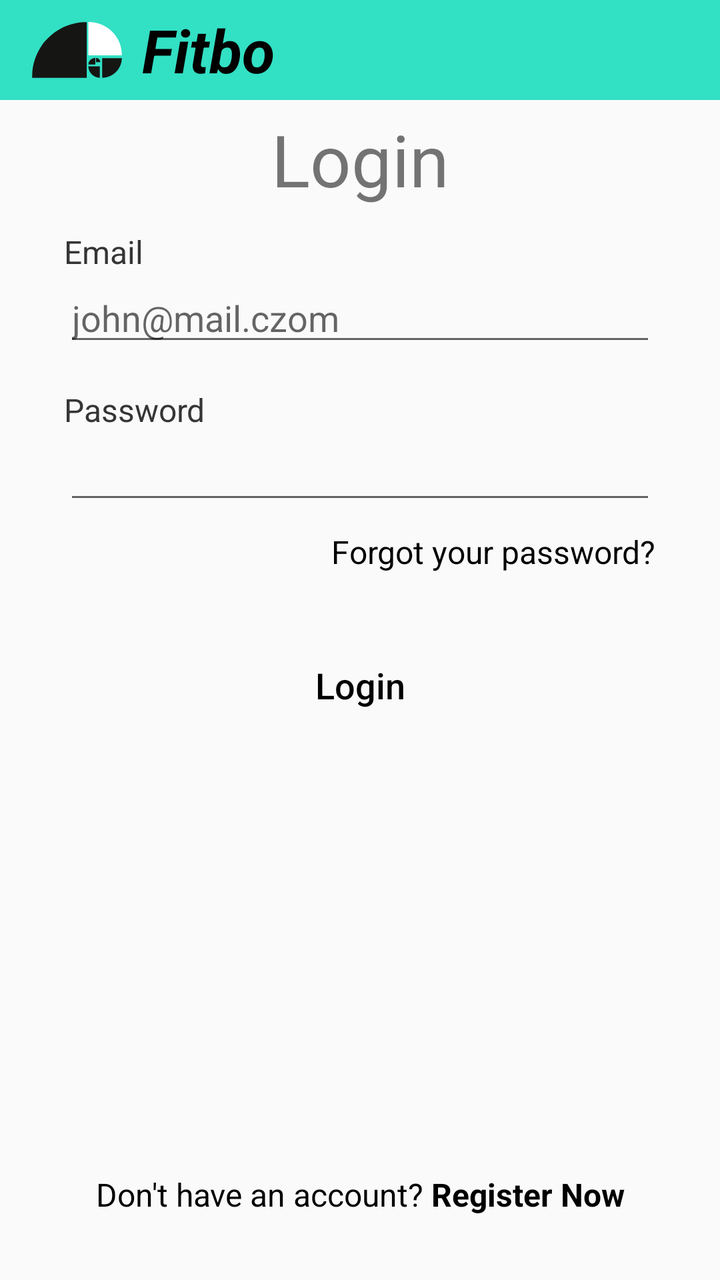
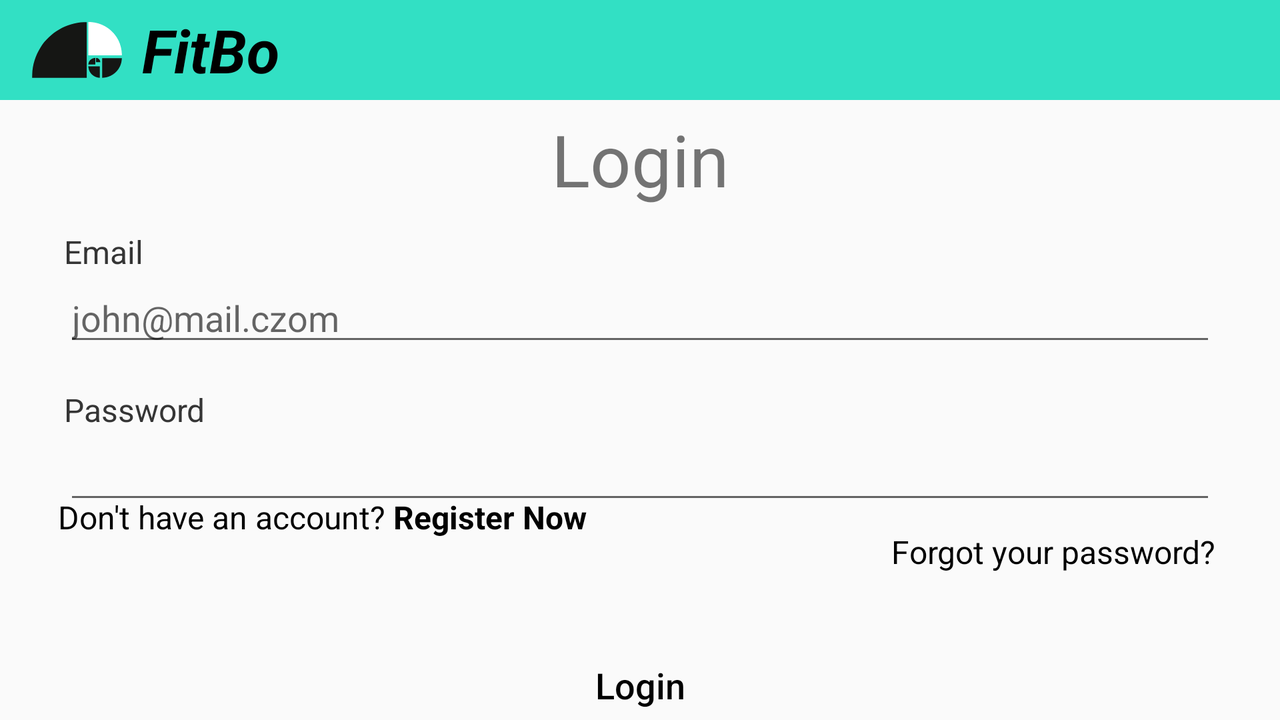

The same Android screen from two of the app's own layout files: first res/layout/ as a phone draws it, then the repository's variant for another configuration, drawn on a device whose configuration selects that folder. Both files follow.
<!-- AndroidManifest.xml: application theme Theme.HCIAPP -->
<!-- res/layout/fragment_login.xml -->
<?xml version="1.0" encoding="utf-8"?>
<androidx.constraintlayout.widget.ConstraintLayout xmlns:android="http://schemas.android.com/apk/res/android"
    xmlns:app="http://schemas.android.com/apk/res-auto"
    xmlns:tools="http://schemas.android.com/tools"
    android:layout_width="match_parent"
    android:layout_height="match_parent"
    tools:context=".ui.auth.LoginFragment"
    tools:layout="@layout/fragment_login">

    <com.google.android.material.appbar.AppBarLayout
        android:id="@+id/appBarLayout"
        android:layout_width="match_parent"
        android:layout_height="wrap_content"
        app:layout_constraintEnd_toEndOf="parent"
        app:layout_constraintStart_toStartOf="parent"
        app:layout_constraintTop_toTopOf="parent">

        <androidx.appcompat.widget.Toolbar
            android:id="@+id/toolbar"
            android:layout_width="match_parent"
            android:layout_height="50dp"
            android:background="?attr/colorPrimary"
            android:minHeight="?attr/actionBarSize"
            android:theme="?attr/actionBarTheme">

            <LinearLayout
                android:layout_width="wrap_content"
                android:layout_height="wrap_content"
                android:orientation="horizontal">

                <ImageView
                    android:layout_width="45dp"
                    android:layout_height="wrap_content"
                    android:layout_gravity="center"
                    android:layout_marginEnd="10dp"
                    android:src="@drawable/app_logo" />

                <TextView
                    android:layout_width="wrap_content"
                    android:layout_height="wrap_content"
                    android:layout_gravity="center"
                    android:text="Fitbo"
                    android:textColor="@color/black"
                    android:textSize="30dp"
                    android:textStyle="bold|italic" />
            </LinearLayout>

        </androidx.appcompat.widget.Toolbar>
    </com.google.android.material.appbar.AppBarLayout>

    <TextView
        android:id="@+id/textView"
        style="@style/TextLabelDefault"
        android:layout_width="wrap_content"
        android:layout_height="wrap_content"
        android:layout_marginStart="32dp"
        android:layout_marginTop="115dp"
        android:text="@string/email"
        app:layout_constraintStart_toStartOf="parent"
        app:layout_constraintTop_toTopOf="parent" />

    <EditText
        android:id="@+id/editTextTextEmailAddress"
        style="@style/TextInputDefault"
        android:layout_width="match_parent"
        android:layout_height="wrap_content"
        android:layout_marginStart="32dp"
        android:layout_marginEnd="32dp"
        android:autofillHints=""
        android:ems="10"
        android:hint="@string/email_hint"
        android:inputType="textEmailAddress"
        app:layout_constraintEnd_toEndOf="parent"
        app:layout_constraintStart_toStartOf="parent"
        app:layout_constraintTop_toBottomOf="@+id/textView" />

    <TextView
        android:id="@+id/textView2"
        style="@style/TextLabelDefault"
        android:layout_width="wrap_content"
        android:layout_height="wrap_content"
        android:layout_marginStart="32dp"
        android:layout_marginTop="16dp"
        android:text="@string/password"
        app:layout_constraintStart_toStartOf="parent"
        app:layout_constraintTop_toBottomOf="@+id/editTextTextEmailAddress" />

    <EditText
        android:id="@+id/register_password"
        android:layout_width="match_parent"
        android:layout_height="wrap_content"
        android:layout_marginStart="32dp"
        android:layout_marginLeft="32dp"
        android:layout_marginEnd="32dp"
        android:layout_marginRight="32dp"
        android:autofillHints=""
        android:ems="10"
        android:inputType="textPassword"
        app:layout_constraintEnd_toEndOf="parent"
        app:layout_constraintStart_toStartOf="parent"
        app:layout_constraintTop_toBottomOf="@+id/textView2" />

    <Button
        android:id="@+id/buttonLogin"
        style="@style/ButtonPrimary"
        android:layout_width="match_parent"
        android:layout_height="wrap_content"
        android:layout_marginStart="32dp"
        android:layout_marginLeft="32dp"
        android:layout_marginTop="32dp"
        android:layout_marginEnd="32dp"
        android:layout_marginRight="32dp"
        android:text="@string/login"
        app:layout_constraintEnd_toEndOf="parent"
        app:layout_constraintStart_toStartOf="parent"
        app:layout_constraintTop_toBottomOf="@+id/textViewForgotPassword" />

    <TextView
        android:id="@+id/textViewForgotPassword"
        style="@style/TextDefault"
        android:layout_width="wrap_content"
        android:layout_height="wrap_content"
        android:layout_marginTop="8dp"
        android:layout_marginEnd="32dp"
        android:text="@string/forgot_your_password"
        app:layout_constraintEnd_toEndOf="parent"
        app:layout_constraintTop_toBottomOf="@+id/register_password" />

    <TextView
        android:id="@+id/textViewRegisterNow"
        style="@style/TextDefault"
        android:layout_width="wrap_content"
        android:layout_height="wrap_content"
        android:layout_marginBottom="32dp"
        android:text="@string/don_t_have_an_account_register_now"
        app:layout_constraintBottom_toBottomOf="parent"
        app:layout_constraintEnd_toEndOf="parent"
        app:layout_constraintStart_toStartOf="parent" />

    <TextView
        android:id="@+id/textView3"
        android:layout_width="wrap_content"
        android:layout_height="wrap_content"
        android:text="@string/login"
        android:textSize="36sp"
        app:layout_constraintBottom_toTopOf="@+id/editTextTextEmailAddress"
        app:layout_constraintEnd_toEndOf="parent"
        app:layout_constraintHorizontal_bias="0.5"
        app:layout_constraintStart_toStartOf="parent"
        app:layout_constraintTop_toTopOf="parent"
        app:layout_constraintVertical_bias="0.625" />


</androidx.constraintlayout.widget.ConstraintLayout>
<!-- resources referenced by this layout -->
<resources>
  <color name="black">#000000</color>
  <!-- drawable app_logo (drawable-v24) -->
  <vector android:height="125dp" android:viewportHeight="3210"
      android:viewportWidth="5130" android:width="199.76636dp" xmlns:android="http://schemas.android.com/apk/res/android">
      <path android:fillColor="#151614"
          android:pathData="M13,3003c16,-546 178,-1074 472,-1543 538,-855 1484,-1407 2478,-1447l157,-6 0,1596 0,1597 -1556,0 -1557,0 6,-197z" android:strokeColor="#00000000"/>
      <path android:fillColor="#151614"
          android:pathData="M3775,3189c-229,-33 -437,-202 -520,-423 -18,-47 -45,-181 -45,-222 0,-2 149,-4 330,-4l330,0 0,330c0,308 -1,330 -17,329 -10,-1 -45,-5 -78,-10z" android:strokeColor="#00000000"/>
      <path android:fillColor="#151614"
          android:pathData="M4000,2636l0,-566 561,0 562,0 -7,81c-23,275 -133,516 -326,710 -176,177 -422,300 -648,324 -31,3 -76,8 -99,11l-43,5 0,-565z" android:strokeColor="#00000000"/>
      <path android:fillColor="#151614"
          android:pathData="M3210,2437c0,-32 28,-133 47,-170 53,-105 180,-192 297,-204l56,-6 0,192 0,191 -200,0c-110,0 -200,-1 -200,-3z" android:strokeColor="#00000000"/>
      <path android:fillColor="#151614"
          android:pathData="M3650,2180c0,-116 1,-120 21,-120 101,0 197,89 215,199l7,41 -122,0 -121,0 0,-120z" android:strokeColor="#00000000"/>
      <path android:fillColor="#ffffff"
          android:pathData="M3210,955l0,-955 60,0c34,0 104,5 158,11 721,78 1323,545 1576,1221 67,180 116,435 116,604l0,74 -955,0 -955,0 0,-955z" android:strokeColor="#00000000"/>
  </vector>
  <string name="don_t_have_an_account_register_now">Don\'t have an account? <b>Register Now</b></string>
  <string name="email">Email</string>
  <string name="email_hint">john@mail.czom</string>
  <string name="forgot_your_password">Forgot your password?</string>
  <string name="login">Login</string>
  <string name="password">Password</string>
  <style name="ButtonPrimary">
          <item name="android:background">@drawable/bg_button_primary</item>
          <item name="android:textSize">18sp</item>
          <item name="android:textColor">@color/black</item>
          <item name="font">@font/poppins_semibold</item>
          <item name="android:textAllCaps">false</item>
      </style>
  <style name="TextDefault">
          <item name="font">@font/poppins_regular</item>
          <item name="android:textSize">16sp</item>
          <item name="android:textColor">@color/black</item>
      </style>
  <style name="TextInputDefault">
          <item name="font">@font/poppins_regular</item>
          <item name="android:textSize">18sp</item>
          <item name="hintTextColor">@color/colorTextHintDefault</item>
          <item name="android:textColor">@color/black</item>
      </style>
  <style name="TextLabelDefault">
          <item name="font">@font/poppins_semibold</item>
          <item name="android:textSize">16sp</item>
          <item name="android:textColor">@color/colorTextLabelDefault</item>
      </style>
  <style name="Theme.HCIAPP" parent="Theme.AppCompat.Light.NoActionBar">
          
          <item name="colorPrimary">@color/colorPrimary</item>
          <item name="colorPrimaryVariant">@color/teal_700</item>
          <item name="colorOnPrimary">@color/white</item>
          
          <item name="colorSecondary">@color/teal_200</item>
          <item name="colorSecondaryVariant">@color/teal_700</item>
          <item name="colorOnSecondary">@color/white</item>
          
          <item name="android:statusBarColor" tools:targetApi="l">?attr/colorPrimaryVariant</item>
          
      </style>
  <color name="colorTextHintDefault">#434343</color>
  <color name="colorTextLabelDefault">#353535</color>
  <color name="colorPrimary">#32E0C4</color>
  <color name="teal_700">#FF018786</color>
  <color name="white">#EEEEEE</color>
  <color name="teal_200">#FF03DAC5</color>
</resources>
<!-- res/layout-land/fragment_login.xml (the repository's variant of the layout above) -->
<!-- drawn on the phone turned sideways -->
<?xml version="1.0" encoding="utf-8"?>
<androidx.constraintlayout.widget.ConstraintLayout xmlns:android="http://schemas.android.com/apk/res/android"
    xmlns:app="http://schemas.android.com/apk/res-auto"
    xmlns:tools="http://schemas.android.com/tools"
    android:layout_width="match_parent"
    android:layout_height="match_parent"
    tools:context=".ui.auth.LoginFragment"
    tools:layout="@layout/fragment_login">

    <com.google.android.material.appbar.AppBarLayout
        android:id="@+id/appBarLayout"
        android:layout_width="match_parent"
        android:layout_height="wrap_content"
        app:layout_constraintEnd_toEndOf="parent"
        app:layout_constraintStart_toStartOf="parent"
        app:layout_constraintTop_toTopOf="parent">

        <androidx.appcompat.widget.Toolbar
            android:id="@+id/toolbar"
            android:layout_width="match_parent"
            android:layout_height="50dp"
            android:background="?attr/colorPrimary"
            android:minHeight="?attr/actionBarSize"
            android:theme="?attr/actionBarTheme">

            <LinearLayout
                android:layout_width="wrap_content"
                android:layout_height="wrap_content"
                android:orientation="horizontal">

                <ImageView
                    android:layout_width="45dp"
                    android:layout_height="wrap_content"
                    android:layout_gravity="center"
                    android:layout_marginEnd="10dp"
                    android:src="@drawable/app_logo" />

                <TextView
                    android:layout_width="wrap_content"
                    android:layout_height="wrap_content"
                    android:layout_gravity="center"
                    android:text="@string/fitbo"
                    android:textColor="@color/black"
                    android:textSize="30sp"
                    android:textStyle="bold|italic" />
            </LinearLayout>

        </androidx.appcompat.widget.Toolbar>
    </com.google.android.material.appbar.AppBarLayout>

    <TextView
        android:id="@+id/textView"
        style="@style/TextLabelDefault"
        android:layout_width="wrap_content"
        android:layout_height="wrap_content"
        android:layout_marginStart="32dp"
        android:layout_marginTop="115dp"
        android:text="@string/email"
        app:layout_constraintStart_toStartOf="parent"
        app:layout_constraintTop_toTopOf="parent" />

    <EditText
        android:id="@+id/editTextTextEmailAddress"
        style="@style/TextInputDefault"
        android:layout_width="match_parent"
        android:layout_height="wrap_content"
        android:layout_marginStart="32dp"
        android:layout_marginEnd="32dp"
        android:autofillHints=""
        android:ems="10"
        android:hint="@string/email_hint"
        android:inputType="textEmailAddress"
        app:layout_constraintEnd_toEndOf="parent"
        app:layout_constraintStart_toStartOf="parent"
        app:layout_constraintTop_toBottomOf="@+id/textView" />

    <TextView
        android:id="@+id/textView2"
        style="@style/TextLabelDefault"
        android:layout_width="wrap_content"
        android:layout_height="wrap_content"
        android:layout_marginStart="32dp"
        android:layout_marginTop="16dp"
        android:text="@string/password"
        app:layout_constraintStart_toStartOf="parent"
        app:layout_constraintTop_toBottomOf="@+id/editTextTextEmailAddress" />

    <EditText
        android:id="@+id/register_password"
        android:layout_width="match_parent"
        android:layout_height="wrap_content"
        android:layout_marginStart="32dp"
        android:layout_marginLeft="32dp"
        android:layout_marginEnd="32dp"
        android:layout_marginRight="32dp"
        android:autofillHints=""
        android:ems="10"
        android:inputType="textPassword"
        app:layout_constraintEnd_toEndOf="parent"
        app:layout_constraintStart_toStartOf="parent"
        app:layout_constraintTop_toBottomOf="@+id/textView2" />

    <Button
        android:id="@+id/buttonLogin"
        style="@style/ButtonPrimary"
        android:layout_width="match_parent"
        android:layout_height="wrap_content"
        android:layout_marginStart="32dp"
        android:layout_marginLeft="32dp"
        android:layout_marginTop="32dp"
        android:layout_marginEnd="32dp"
        android:layout_marginRight="32dp"
        android:text="@string/login"
        app:layout_constraintEnd_toEndOf="parent"
        app:layout_constraintStart_toStartOf="parent"
        app:layout_constraintTop_toBottomOf="@+id/textViewForgotPassword" />

    <TextView
        android:id="@+id/textViewForgotPassword"
        style="@style/TextDefault"
        android:layout_width="wrap_content"
        android:layout_height="wrap_content"
        android:layout_marginTop="8dp"
        android:layout_marginEnd="32dp"
        android:text="@string/forgot_your_password"
        app:layout_constraintEnd_toEndOf="parent"
        app:layout_constraintTop_toBottomOf="@+id/register_password" />

    <TextView
        android:id="@+id/textViewRegisterNow"
        style="@style/TextDefault"
        android:layout_width="wrap_content"
        android:layout_height="wrap_content"
        android:layout_marginBottom="92dp"
        android:text="@string/don_t_have_an_account_register_now"
        app:layout_constraintBottom_toBottomOf="parent"
        app:layout_constraintEnd_toEndOf="parent"
        app:layout_constraintHorizontal_bias="0.077"
        app:layout_constraintStart_toStartOf="parent"
        app:layout_constraintTop_toBottomOf="@+id/register_password"
        app:layout_constraintVertical_bias="0.888" />

    <TextView
        android:id="@+id/textView3"
        android:layout_width="wrap_content"
        android:layout_height="wrap_content"
        android:text="@string/login"
        android:textSize="36sp"
        app:layout_constraintBottom_toTopOf="@+id/editTextTextEmailAddress"
        app:layout_constraintEnd_toEndOf="parent"
        app:layout_constraintHorizontal_bias="0.5"
        app:layout_constraintStart_toStartOf="parent"
        app:layout_constraintTop_toTopOf="parent"
        app:layout_constraintVertical_bias="0.625" />


</androidx.constraintlayout.widget.ConstraintLayout>
<!-- res/layout/fragment_login.xml (included above) -->
<?xml version="1.0" encoding="utf-8"?>
<androidx.constraintlayout.widget.ConstraintLayout xmlns:android="http://schemas.android.com/apk/res/android"
    xmlns:app="http://schemas.android.com/apk/res-auto"
    xmlns:tools="http://schemas.android.com/tools"
    android:layout_width="match_parent"
    android:layout_height="match_parent"
    tools:context=".ui.auth.LoginFragment"
    tools:layout="@layout/fragment_login">

    <com.google.android.material.appbar.AppBarLayout
        android:id="@+id/appBarLayout"
        android:layout_width="match_parent"
        android:layout_height="wrap_content"
        app:layout_constraintEnd_toEndOf="parent"
        app:layout_constraintStart_toStartOf="parent"
        app:layout_constraintTop_toTopOf="parent">

        <androidx.appcompat.widget.Toolbar
            android:id="@+id/toolbar"
            android:layout_width="match_parent"
            android:layout_height="50dp"
            android:background="?attr/colorPrimary"
            android:minHeight="?attr/actionBarSize"
            android:theme="?attr/actionBarTheme">

            <LinearLayout
                android:layout_width="wrap_content"
                android:layout_height="wrap_content"
                android:orientation="horizontal">

                <ImageView
                    android:layout_width="45dp"
                    android:layout_height="wrap_content"
                    android:layout_gravity="center"
                    android:layout_marginEnd="10dp"
                    android:src="@drawable/app_logo" />

                <TextView
                    android:layout_width="wrap_content"
                    android:layout_height="wrap_content"
                    android:layout_gravity="center"
                    android:text="Fitbo"
                    android:textColor="@color/black"
                    android:textSize="30dp"
                    android:textStyle="bold|italic" />
            </LinearLayout>

        </androidx.appcompat.widget.Toolbar>
    </com.google.android.material.appbar.AppBarLayout>

    <TextView
        android:id="@+id/textView"
        style="@style/TextLabelDefault"
        android:layout_width="wrap_content"
        android:layout_height="wrap_content"
        android:layout_marginStart="32dp"
        android:layout_marginTop="115dp"
        android:text="@string/email"
        app:layout_constraintStart_toStartOf="parent"
        app:layout_constraintTop_toTopOf="parent" />

    <EditText
        android:id="@+id/editTextTextEmailAddress"
        style="@style/TextInputDefault"
        android:layout_width="match_parent"
        android:layout_height="wrap_content"
        android:layout_marginStart="32dp"
        android:layout_marginEnd="32dp"
        android:autofillHints=""
        android:ems="10"
        android:hint="@string/email_hint"
        android:inputType="textEmailAddress"
        app:layout_constraintEnd_toEndOf="parent"
        app:layout_constraintStart_toStartOf="parent"
        app:layout_constraintTop_toBottomOf="@+id/textView" />

    <TextView
        android:id="@+id/textView2"
        style="@style/TextLabelDefault"
        android:layout_width="wrap_content"
        android:layout_height="wrap_content"
        android:layout_marginStart="32dp"
        android:layout_marginTop="16dp"
        android:text="@string/password"
        app:layout_constraintStart_toStartOf="parent"
        app:layout_constraintTop_toBottomOf="@+id/editTextTextEmailAddress" />

    <EditText
        android:id="@+id/register_password"
        android:layout_width="match_parent"
        android:layout_height="wrap_content"
        android:layout_marginStart="32dp"
        android:layout_marginLeft="32dp"
        android:layout_marginEnd="32dp"
        android:layout_marginRight="32dp"
        android:autofillHints=""
        android:ems="10"
        android:inputType="textPassword"
        app:layout_constraintEnd_toEndOf="parent"
        app:layout_constraintStart_toStartOf="parent"
        app:layout_constraintTop_toBottomOf="@+id/textView2" />

    <Button
        android:id="@+id/buttonLogin"
        style="@style/ButtonPrimary"
        android:layout_width="match_parent"
        android:layout_height="wrap_content"
        android:layout_marginStart="32dp"
        android:layout_marginLeft="32dp"
        android:layout_marginTop="32dp"
        android:layout_marginEnd="32dp"
        android:layout_marginRight="32dp"
        android:text="@string/login"
        app:layout_constraintEnd_toEndOf="parent"
        app:layout_constraintStart_toStartOf="parent"
        app:layout_constraintTop_toBottomOf="@+id/textViewForgotPassword" />

    <TextView
        android:id="@+id/textViewForgotPassword"
        style="@style/TextDefault"
        android:layout_width="wrap_content"
        android:layout_height="wrap_content"
        android:layout_marginTop="8dp"
        android:layout_marginEnd="32dp"
        android:text="@string/forgot_your_password"
        app:layout_constraintEnd_toEndOf="parent"
        app:layout_constraintTop_toBottomOf="@+id/register_password" />

    <TextView
        android:id="@+id/textViewRegisterNow"
        style="@style/TextDefault"
        android:layout_width="wrap_content"
        android:layout_height="wrap_content"
        android:layout_marginBottom="32dp"
        android:text="@string/don_t_have_an_account_register_now"
        app:layout_constraintBottom_toBottomOf="parent"
        app:layout_constraintEnd_toEndOf="parent"
        app:layout_constraintStart_toStartOf="parent" />

    <TextView
        android:id="@+id/textView3"
        android:layout_width="wrap_content"
        android:layout_height="wrap_content"
        android:text="@string/login"
        android:textSize="36sp"
        app:layout_constraintBottom_toTopOf="@+id/editTextTextEmailAddress"
        app:layout_constraintEnd_toEndOf="parent"
        app:layout_constraintHorizontal_bias="0.5"
        app:layout_constraintStart_toStartOf="parent"
        app:layout_constraintTop_toTopOf="parent"
        app:layout_constraintVertical_bias="0.625" />


</androidx.constraintlayout.widget.ConstraintLayout>
<!-- resources referenced by the variant -->
<!-- as the phone turned sideways resolves them -->
<resources>
  <color name="black">#000000</color>
  <!-- drawable app_logo (drawable-v24) -->
  <vector android:height="125dp" android:viewportHeight="3210"
      android:viewportWidth="5130" android:width="199.76636dp" xmlns:android="http://schemas.android.com/apk/res/android">
      <path android:fillColor="#151614"
          android:pathData="M13,3003c16,-546 178,-1074 472,-1543 538,-855 1484,-1407 2478,-1447l157,-6 0,1596 0,1597 -1556,0 -1557,0 6,-197z" android:strokeColor="#00000000"/>
      <path android:fillColor="#151614"
          android:pathData="M3775,3189c-229,-33 -437,-202 -520,-423 -18,-47 -45,-181 -45,-222 0,-2 149,-4 330,-4l330,0 0,330c0,308 -1,330 -17,329 -10,-1 -45,-5 -78,-10z" android:strokeColor="#00000000"/>
      <path android:fillColor="#151614"
          android:pathData="M4000,2636l0,-566 561,0 562,0 -7,81c-23,275 -133,516 -326,710 -176,177 -422,300 -648,324 -31,3 -76,8 -99,11l-43,5 0,-565z" android:strokeColor="#00000000"/>
      <path android:fillColor="#151614"
          android:pathData="M3210,2437c0,-32 28,-133 47,-170 53,-105 180,-192 297,-204l56,-6 0,192 0,191 -200,0c-110,0 -200,-1 -200,-3z" android:strokeColor="#00000000"/>
      <path android:fillColor="#151614"
          android:pathData="M3650,2180c0,-116 1,-120 21,-120 101,0 197,89 215,199l7,41 -122,0 -121,0 0,-120z" android:strokeColor="#00000000"/>
      <path android:fillColor="#ffffff"
          android:pathData="M3210,955l0,-955 60,0c34,0 104,5 158,11 721,78 1323,545 1576,1221 67,180 116,435 116,604l0,74 -955,0 -955,0 0,-955z" android:strokeColor="#00000000"/>
  </vector>
  <string name="don_t_have_an_account_register_now">Don\'t have an account? <b>Register Now</b></string>
  <string name="email">Email</string>
  <string name="email_hint">john@mail.czom</string>
  <string name="fitbo">FitBo</string>
  <string name="forgot_your_password">Forgot your password?</string>
  <string name="login">Login</string>
  <string name="password">Password</string>
  <style name="ButtonPrimary">
          <item name="android:background">@drawable/bg_button_primary</item>
          <item name="android:textSize">18sp</item>
          <item name="android:textColor">@color/black</item>
          <item name="font">@font/poppins_semibold</item>
          <item name="android:textAllCaps">false</item>
      </style>
  <style name="TextDefault">
          <item name="font">@font/poppins_regular</item>
          <item name="android:textSize">16sp</item>
          <item name="android:textColor">@color/black</item>
      </style>
  <style name="TextInputDefault">
          <item name="font">@font/poppins_regular</item>
          <item name="android:textSize">18sp</item>
          <item name="hintTextColor">@color/colorTextHintDefault</item>
          <item name="android:textColor">@color/black</item>
      </style>
  <style name="TextLabelDefault">
          <item name="font">@font/poppins_semibold</item>
          <item name="android:textSize">16sp</item>
          <item name="android:textColor">@color/colorTextLabelDefault</item>
      </style>
  <style name="Theme.HCIAPP" parent="Theme.AppCompat.Light.NoActionBar">
          
          <item name="colorPrimary">@color/colorPrimary</item>
          <item name="colorPrimaryVariant">@color/teal_700</item>
          <item name="colorOnPrimary">@color/white</item>
          
          <item name="colorSecondary">@color/teal_200</item>
          <item name="colorSecondaryVariant">@color/teal_700</item>
          <item name="colorOnSecondary">@color/white</item>
          
          <item name="android:statusBarColor" tools:targetApi="l">?attr/colorPrimaryVariant</item>
          
      </style>
  <color name="colorTextHintDefault">#434343</color>
  <color name="colorTextLabelDefault">#353535</color>
  <color name="colorPrimary">#32E0C4</color>
  <color name="teal_700">#FF018786</color>
  <color name="white">#EEEEEE</color>
  <color name="teal_200">#FF03DAC5</color>
</resources>
